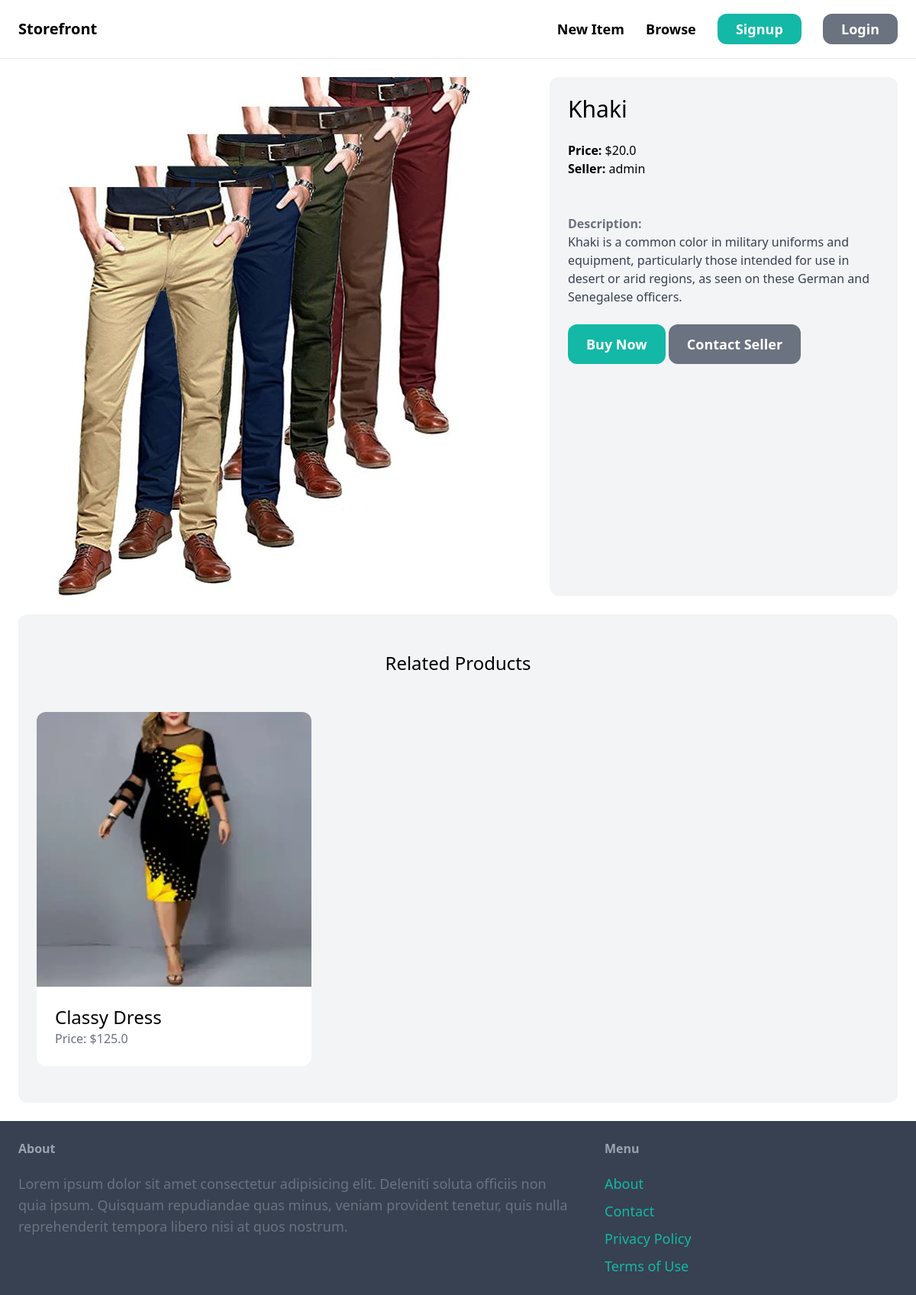
Screenshot of /products/2/ with the database file from the repository.
### products/models.py (models this page shows, shortened)
class Product(models.Model):
    category = models.ForeignKey(Category, related_name="products", on_delete=models.CASCADE)
    name = models.CharField(max_length=255)
    description = models.TextField(blank=True, null=True)
    price = models.FloatField()
    image = models.ImageField(upload_to='product_images', blank=True, null=True)
    is_sold = models.BooleanField(default=False)
    created_at = models.DateTimeField(auto_now_add=True)
    created_by = models.ForeignKey(User, related_name="products", on_delete=models.CASCADE)

### products/views.py (the view)
# urls.py: path('<int:pk>/', views.detail, name='detail'),
def detail(request, pk):
    product = get_object_or_404(Product, pk=pk)
    related_products = Product.objects.filter(category=product.category, is_sold=False).exclude(pk=pk)[0:3]
    return render(request, 'product/detail.html', {
        'product': product,
        'related_products': related_products
    })

### products/templates/product/detail.html (shortened to what this page needs)
{% extends 'store/base.html' %}
{% block content %}
<div class="grid grid-cols-5 gap-2">
    <div class="col-span-3">
        <img src="{{ product.image.url }}" alt="{{product.name}}" class="rounded-xl">
    </div>
    <div class="col-span-2 p-6 bg-gray-100 rounded-xl">
        <h1 class="mb-6 text-3xl">{{ product.name }}</h1>
        <p class="txt-gray-400"><strong>Price: </strong>${{ product.price }}</p>
        <p class="txt-gray-400"><strong>Seller: </strong>{{ product.created_by.username }}</p>
        <br><br>
        {% if product.description %}
        <p class="text-gray-700">
            <strong class="text-gray-500">Description:</strong><br>
            {{product.description}}
        </p>
        {% endif %}
        <a href="#" class="inline-block mt-6 px-6 py-3 text-lg font-semibold bg-teal-500 text-white rounded-xl hover:bg-teal-700">   Buy Now  </a>
        <a href="#" class="inline-block mt-6 px-6 py-3 text-lg font-semibold bg-gray-500 text-white rounded-xl hover:bg-gray-700">Contact Seller</a>
    </div>
</div>
<div class="mt-6 px-6 py-12 bg-gray-100 rounded-xl">
    <h2 class="mb-12 text-2xl text-center">Related Products</h2>
    <div class="grid grid-cols-3 gap-3">
      {% for product in related_products %}
      <div>
        <a href="{% url 'product:detail' product.id %}">
          <div>
            <img
              src="{{product.image.url}}"
              alt="{{product.name}}"
              class="rounded-t-xl"
            />
          </div>
          <div class="p-6 bg-white rounded-b-xl">
            <h2 class="text-2xl">{{product.name}}</h2>
            <p class="text-gray-500">Price: ${{product.price}}</p>
          </div>
        </a>
      </div>
      {% endfor %}
    </div>
  </div>
{% endblock %}

### rows the page displays
Product: image (picture), name "Khaki", price "20.0", created_by.username "admin", description "Khaki is a common color in military uniforms and equipment, particularly those intended for use in desert or arid regions, as seen on these German and Senegalese officers."
Product: image (picture), name "Classy Dress", price "125.0"
